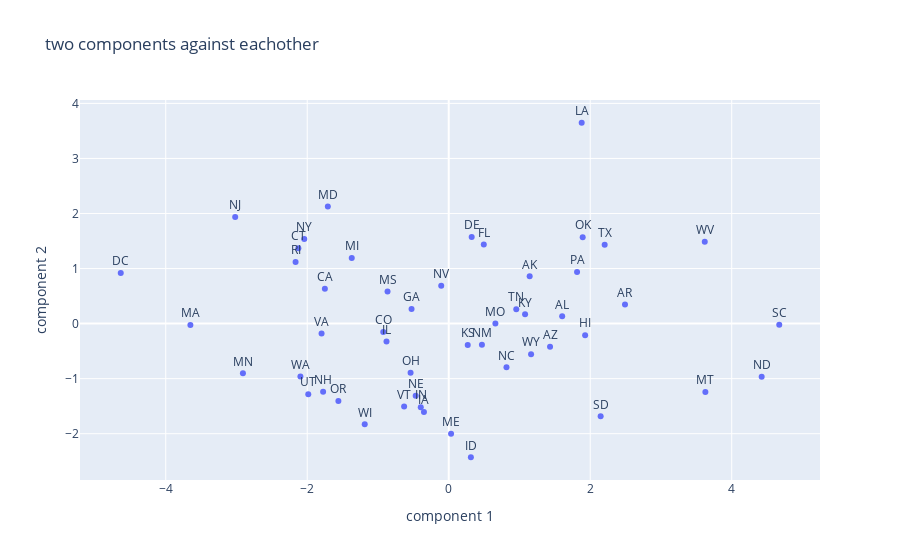

Source (notebook cell):
### Markdown cell above
### 31) [P] Generate a 2D plot using the first two principal components as your x and y coordinates. Be sure to label each point, and label your axes as component 1 and component 2, respectively.

### Code cell
import plotly.express as px
pcPlot = px.scatter(x= x.PC1,y=x.PC2,title = "two components against eachother",labels = {"x":"component 1","y":"component 2"},text = df_car_crashes.index)
pcPlot.update_traces(textposition='top center')
pcPlot.show()

### Figure 1 — Plotly figure (JSON) as saved in the notebook; plotly's stock layout.template omitted (floating-point values rounded to 4 significant figures)
{"data": [{"hoverlabel": {"namelength": 0}, "hovertemplate": "component 1=%{x}<br>component 2=%{y}<br>text=%{text}", "legendgroup": "", "marker": {"color": "#636efa", "symbol": "circle"}, "mode": "markers+text", "name": "", "showlegend": false, "text": ["AL", "AK", "AZ", "AR", "CA", "CO", "CT", "DE", "DC", "FL", "GA", "HI", "ID", "IL", "IN", "IA", "KS", "KY", "LA", "ME", "MD", "MA", "MI", "MN", "MS", "MO", "MT", "NE", "NV", "NH", "NJ", "NM", "NY", "NC", "ND", "OH", "OK", "OR", "PA", "RI", "SC", "SD", "TN", "TX", "UT", "VT", "VA", "WA", "WV", "WI", "WY"], "textposition": "top center", "type": "scatter", "x": [1.604, 1.144, 1.432, 2.492, -1.751, -0.9251, -2.125, 0.3247, -4.636, 0.4957, -0.5254, 1.928, 0.3131, -0.8793, -0.3953, -0.3501, 0.2687, 1.079, 1.879, 0.03317, -1.709, -3.651, -1.371, -2.909, -0.8649, 0.6597, 3.628, -0.4671, -0.106, -1.775, -3.018, 0.4693, -2.042, 0.8163, 4.424, -0.5391, 1.894, -1.559, 1.814, -2.164, 4.672, 2.147, 0.9549, 2.204, -1.985, -0.6303, -1.797, -2.096, 3.619, -1.187, 1.164], "xaxis": "x", "y": [0.1334, 0.8582, -0.4205, 0.349, 0.6336, -0.1544, 1.371, 1.574, 0.919, 1.435, 0.2667, -0.2102, -2.428, -0.3253, -1.518, -1.606, -0.3886, 0.1679, 3.648, -2.001, 2.126, -0.02508, 1.191, -0.9038, 0.5837, 0.003254, -1.243, -1.309, 0.6897, -1.239, 1.936, -0.3845, 1.539, -0.7933, -0.9657, -0.8926, 1.57, -1.407, 0.9366, 1.119, -0.01952, -1.685, 0.2608, 1.433, -1.283, -1.505, -0.1776, -0.959, 1.485, -1.83, -0.5561], "yaxis": "y"}], "layout": {"autosize": true, "legend": {"tracegroupgap": 0}, "title": {"text": "two components against eachother"}, "xaxis": {"anchor": "y", "autorange": true, "domain": [0, 1], "range": [-5.248, 5.284], "title": {"text": "component 1"}, "type": "linear"}, "yaxis": {"anchor": "x", "autorange": true, "domain": [0, 1], "range": [-2.873, 4.093], "title": {"text": "component 2"}, "type": "linear"}}}
